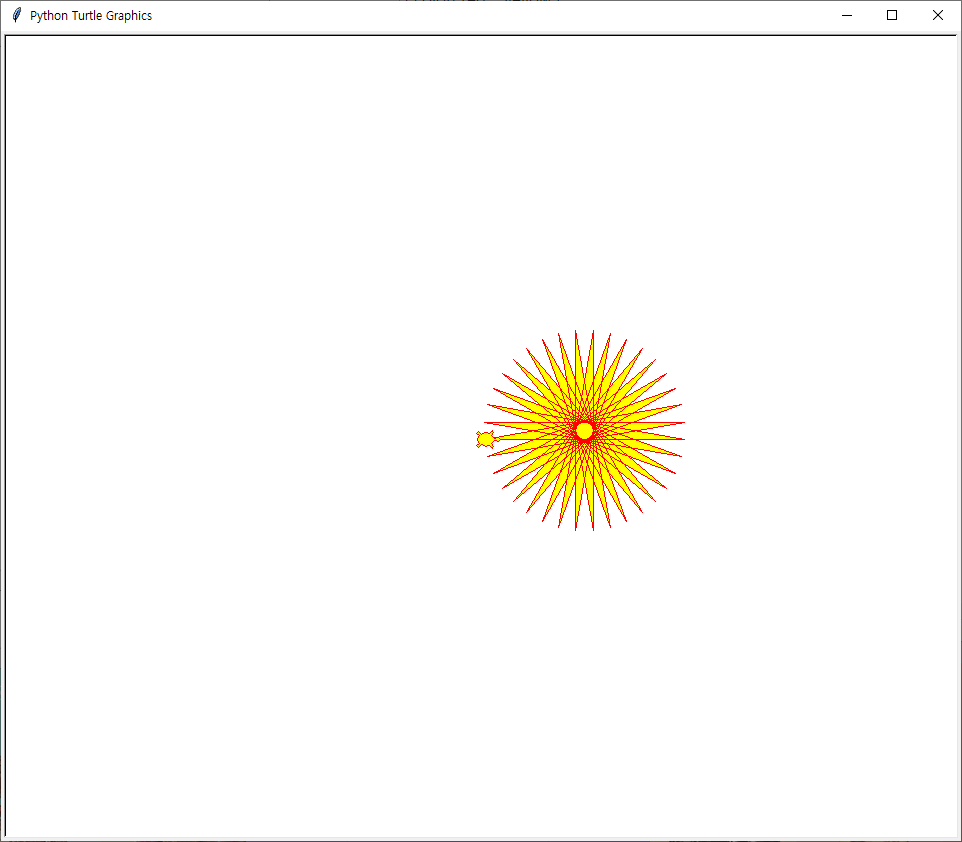

Source code (Python):
import turtle
t = turtle.Turtle()
t.shape("turtle")
t.color('red', 'yellow')
t.begin_fill()
while True:
    t.forward(200)
    t.left(170)
    if abs(t.pos()) < 1:
        break
t.end_fill()
